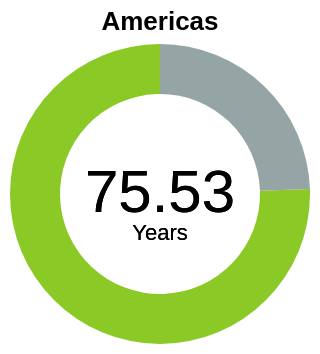

Specify this chart in Vega-Lite:
### Vega-Lite specification from a JSON file in a GitHub repository (floating-point values rounded to 4 significant figures)
{"$schema": "https://vega.github.io/schema/vega-lite/v5.json", "width": 150, "height": 150, "config": {"view": {"stroke": null}, "font": "'Lucida Sans', 'Lucida Sans Regular', 'Lucida Grande', 'Lucida Sans Unicode', Geneva, Verdana, sans-serif"}, "title": {"text": "Americas"}, "data": {"values": [{"Continent": "Americas", "Avg_LE": "75.53358304"}, {"Continent": "Remaining", "Avg_LE": "24.46641696"}]}, "layer": [{"mark": {"type": "arc", "innerRadius": 50}}, {"mark": {"type": "text", "text": "75.53", "fontSize": 30}, "encoding": {"color": {"value": "black"}}}, {"mark": {"type": "text", "text": "Years", "dy": 20}, "encoding": {"color": {"value": "black"}}}], "encoding": {"theta": {"field": "Avg_LE", "type": "quantitative"}, "color": {"field": "Continent", "type": "nominal", "legend": null, "scale": {"domain": ["Americas", "Remaining"], "range": ["#8ac926", "#95A5A6"]}}, "tooltip": [{"field": "Continent", "type": "nominal", "title": "Continent"}, {"field": "Avg_LE", "type": "quantitative", "title": "Life Expectancy (years)", "format": ".2f"}]}}
